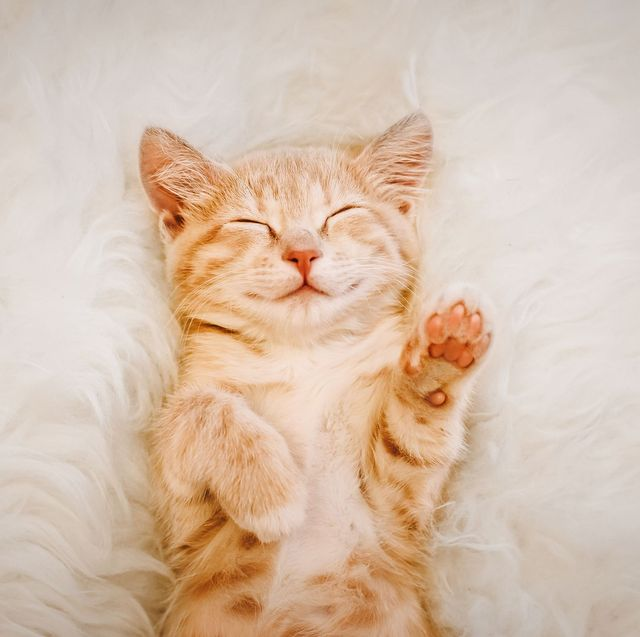
#> input picture cat.jpg, 640 x 637 px
$ jupyter execute '5. Binary threshold.ipynb'
#> lines starting #> are read from the running program, lines starting #| are printed output that depends on the picture
[cell 1]
import cv2
import numpy as np
import matplotlib.pyplot as plt

[cell 2]
img = cv2.imread('cat.jpg')
#> img is the input picture: shape (637, 640, 3); mean B, G, R 173.4, 192.2, 215.2
cv2.imshow('Cat', img)
cv2.waitKey(0)
cv2.destroyAllWindows()

### Canny

[cell 3]
threshold_value = 128
_, binary_img = cv2.threshold(img, threshold_value, 255, cv2.THRESH_BINARY)
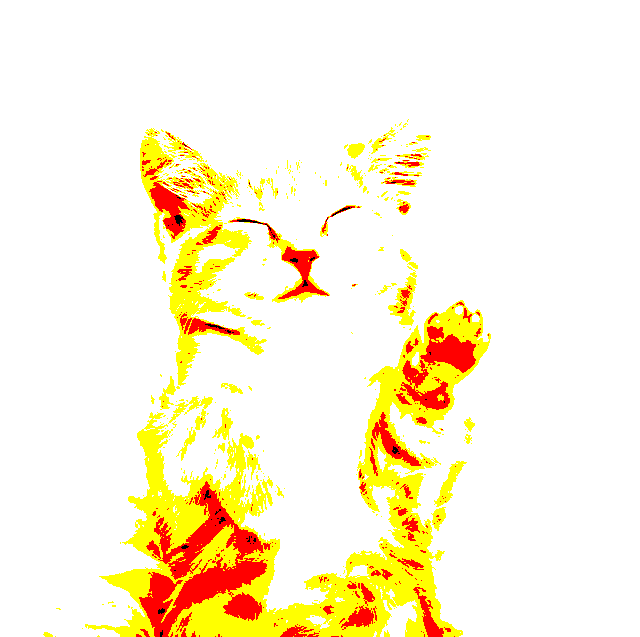
#> binary_img: shape (637, 640, 3); mean B, G, R 214.6, 243.7, 254.7
cv2.imshow('Binary image', binary_img)
cv2.waitKey(0)
cv2.destroyAllWindows()
